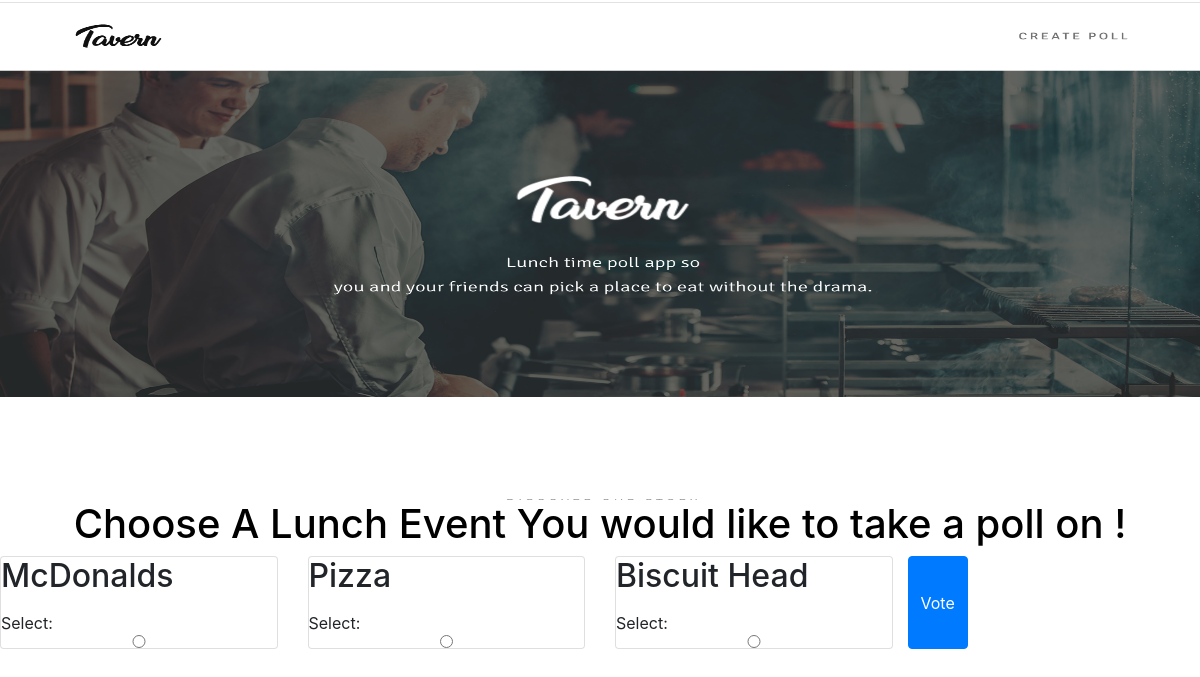
Screenshot of /3/ with the database file from the repository.
### tavern/models.py (models this page shows, shortened)
class Location(models.Model):
    lunch = models.ForeignKey('Lunch', on_delete=models.CASCADE)
    suggested_locations = models.CharField(max_length=100,  null=True)
    votes = models.IntegerField(default=0)

### tavern/views.py (the view)
# urls.py: path('<int:pk>/', views.Details.as_view(), name='detail'),
class Details(TemplateView):
    template_name = "details.html"
    def get_context_data(self, **kwargs):
        available_locations = Location.objects.all()
        lunch_pk = self.kwargs.get('pk')
        lunch = Lunch.objects.get(pk=lunch_pk)
        context = {
                "details": available_locations,
                "lunch": lunch
        }
        return context

### tavern/templates/details.html (shortened to what this page needs)
{% extends "base.html"%}
{% block content %}
   <form action="{% url 'tavern:vote' lunch.id %}" method="post" class="row">
       {% for location in lunch.location_set.all %}
            <div class="col-md-3">
                <div class="card">
                  <label for="Location{{ forloop.counter }}">
                      <h2>{{ location.suggested_locations }}</h2>
                  </label>
                       Select: <input type="radio" name="location" id="location{{ forloop.counter }}" value="{{ location.id }}" />
                </div>
            </div>
       {% endfor %}
       <input type="submit" class="btn btn-primary" value="Vote" />
    </form>
{% endblock %}

### rows the page displays
Location: suggested_locations "McDonalds"
Location: suggested_locations "Pizza"
Location: suggested_locations "Biscuit Head"
